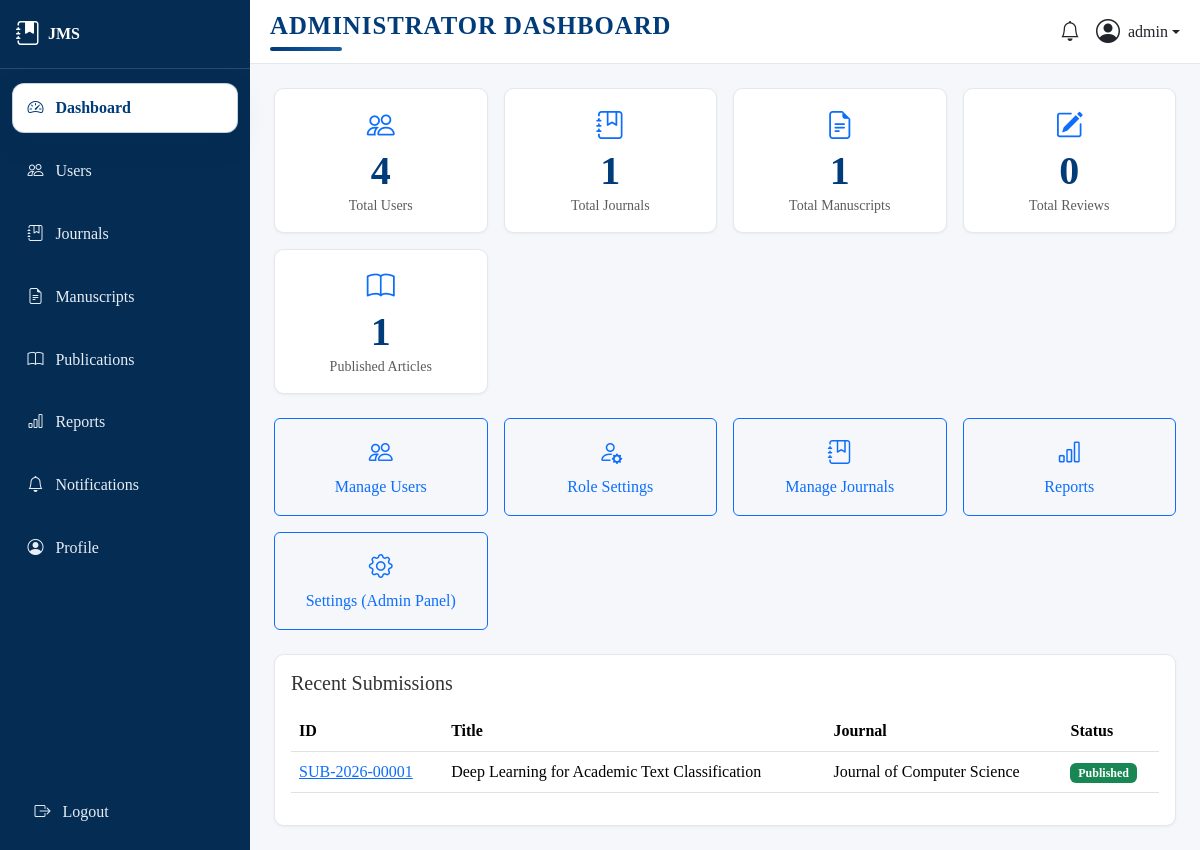
/dashboard/admin/ (signed in), run on the app's committed database.
### journal/models.py (models this page shows, shortened)
class Submission(models.Model):
    STATUS_SUBMITTED = 'submitted'
    STATUS_SCREENING = 'screening'
    STATUS_UNDER_REVIEW = 'under_review'
    STATUS_REVISION_REQUESTED = 'revision_requested'
    STATUS_ACCEPTED = 'accepted'
    STATUS_REJECTED = 'rejected'
    STATUS_PUBLISHED = 'published'
    STATUS_CHOICES = [
        (STATUS_SUBMITTED, 'Submitted'),
        (STATUS_SCREENING, 'Screening'),
        (STATUS_UNDER_REVIEW, 'Under Review'),
        (STATUS_REVISION_REQUESTED, 'Revision Requested'),
        (STATUS_ACCEPTED, 'Accepted'),
        (STATUS_REJECTED, 'Rejected'),
        (STATUS_PUBLISHED, 'Published'),
    ]
    STATUS_BADGE = {
        STATUS_SUBMITTED: 'secondary',
        STATUS_SCREENING: 'info',
        STATUS_UNDER_REVIEW: 'primary',
        STATUS_REVISION_REQUESTED: 'warning',
        STATUS_ACCEPTED: 'success',
        STATUS_REJECTED: 'danger',
        STATUS_PUBLISHED: 'success',
    }
    submission_id = models.CharField(max_length=30, unique=True, blank=True, editable=False)
    journal = models.ForeignKey(Journal, on_delete=models.CASCADE, related_name='submissions')
    issue = models.ForeignKey(
        Issue, on_delete=models.SET_NULL, null=True, blank=True, related_name='articles',
        help_text='Assigned once the article is scheduled for publication',
    )
    title = models.CharField(max_length=300)
    abstract = models.TextField()
    keywords = models.CharField(max_length=300, help_text='Comma-separated keywords')
    subject_area = models.CharField(max_length=150)
    co_authors = models.CharField(
        max_length=500, blank=True,
        help_text='Comma-separated names of co-authors (if any)',
    )
    corresponding_author = models.ForeignKey(
        User, on_delete=models.CASCADE, related_name='submissions',
        limit_choices_to={'profile__role': 'author'},
    )
    manuscript_file = models.FileField(upload_to='manuscripts/', validators=[validate_manuscript_file])
    version_number = models.PositiveIntegerField(default=1)
    status = models.CharField(max_length=20, choices=STATUS_CHOICES, default=STATUS_SUBMITTED)
    editor_decision_comment = models.TextField(blank=True)
    submission_date = models.DateTimeField(auto_now_add=True)
    updated_at = models.DateTimeField(auto_now=True)
    class Meta:
        ordering = ['-submission_date']

class Journal(models.Model):
    title = models.CharField(max_length=255, unique=True)
    issn = models.CharField('ISSN', max_length=20, blank=True)
    description = models.TextField(blank=True)
    cover_image = models.ImageField(
        upload_to='covers/', blank=True, null=True, validators=[validate_cover_image]
    )
    editor = models.ForeignKey(
        User, on_delete=models.SET_NULL, null=True, blank=True,
        limit_choices_to={'profile__role': 'editor'},
        related_name='journals_edited',
        help_text='Assigned Editor responsible for this journal',
    )
    is_active = models.BooleanField(default=True)
    created_at = models.DateTimeField(auto_now_add=True)
    categories = models.ManyToManyField('JournalCategory', blank=True, related_name='journals')
    class Meta:
        ordering = ['title']

### core/views.py (the view)
# urls.py: path('dashboard/admin/', views.dashboard_admin, name='dashboard_admin'),
@user_passes_test(_role_required(Profile.ROLE_ADMIN), login_url='core:dashboard')
def dashboard_admin(request):
    context = {
        'total_users': User.objects.count(),
        'total_journals': Journal.objects.count(),
        'total_manuscripts': Submission.objects.count(),
        'total_reviews': Review.objects.count(),
        'published_articles': Submission.objects.filter(status=Submission.STATUS_PUBLISHED).count(),
        'recent_submissions': Submission.objects.select_related('journal')[:5],
    }
    return render(request, 'core/dashboard_admin.html', context)

### core/context_processors.py (called while the page is built)
def sidebar_context(request):
    role = None
    unread_notifications = 0
    if request.user.is_authenticated and hasattr(request.user, 'profile'):
        role = request.user.profile.role
        unread_notifications = request.user.notifications.filter(is_read=False).count()
    return {
        'current_role': role,
        'unread_notifications': unread_notifications,
    }

### core/templatetags/core_extras.py (called while the page is built)
@register.filter
def status_badge(status_code):
    mapping = {
        'submitted': 'secondary',
        'screening': 'info',
        'under_review': 'primary',
        'revision_requested': 'warning',
        'accepted': 'success',
        'rejected': 'danger',
        'published': 'success',
        'pending': 'secondary',
        'declined': 'danger',
        'completed': 'success',
    }
    return mapping.get(status_code, 'secondary')

### core/views.py (called while the page is built)
def _role_required(role):
    def check(user):
        return user.is_authenticated and hasattr(user, 'profile') and user.profile.role == role
    return check

### templates/core/dashboard_admin.html (shortened to what this page needs)
{% extends 'base.html' %}
{% load core_extras %}
{% block page_title %}Administrator Dashboard{% endblock %}
{% block content %}
<div class="row g-3 mb-4">
  <div class="col-6 col-md-3">
    <div class="jms-card jms-stat-card p-3 text-center">
      <i class="bi bi-people fs-3 text-primary"></i>
      <div class="display-6">{{ total_users }}</div>
      <div class="text-muted small">Total Users</div>
    </div>
  </div>
  <div class="col-6 col-md-3">
    <div class="jms-card jms-stat-card p-3 text-center">
      <i class="bi bi-journal-bookmark fs-3 text-primary"></i>
      <div class="display-6">{{ total_journals }}</div>
      <div class="text-muted small">Total Journals</div>
    </div>
  </div>
  <div class="col-6 col-md-3">
    <div class="jms-card jms-stat-card p-3 text-center">
      <i class="bi bi-file-earmark-text fs-3 text-primary"></i>
      <div class="display-6">{{ total_manuscripts }}</div>
      <div class="text-muted small">Total Manuscripts</div>
    </div>
  </div>
  <div class="col-6 col-md-3">
    <div class="jms-card jms-stat-card p-3 text-center">
      <i class="bi bi-pencil-square fs-3 text-primary"></i>
      <div class="display-6">{{ total_reviews }}</div>
      <div class="text-muted small">Total Reviews</div>
    </div>
  </div>
  <div class="col-6 col-md-3">
    <div class="jms-card jms-stat-card p-3 text-center">
      <i class="bi bi-book fs-3 text-primary"></i>
      <div class="display-6">{{ published_articles }}</div>
      <div class="text-muted small">Published Articles</div>
    </div>
  </div>
</div>
<div class="row g-3 mb-4">
  <div class="col-md-3">
    <a href="{% url 'accounts:user_list' %}" class="btn btn-outline-primary w-100 py-3"><i class="bi bi-people d-block fs-4 mb-1"></i> Manage Users</a>
  </div>
  <div class="col-md-3">
    <a href="{% url 'accounts:role_settings' %}" class="btn btn-outline-primary w-100 py-3"><i class="bi bi-person-gear d-block fs-4 mb-1"></i> Role Settings</a>
  </div>
  <div class="col-md-3">
    <a href="{% url 'journal:journal_manage_list' %}" class="btn btn-outline-primary w-100 py-3"><i class="bi bi-journal-bookmark d-block fs-4 mb-1"></i> Manage Journals</a>
  </div>
  <div class="col-md-3">
    <a href="{% url 'core:reports' %}" class="btn btn-outline-primary w-100 py-3"><i class="bi bi-bar-chart d-block fs-4 mb-1"></i> Reports</a>
  </div>
  <div class="col-md-3">
    <a href="/admin/" class="btn btn-outline-primary w-100 py-3"><i class="bi bi-gear d-block fs-4 mb-1"></i> Settings (Admin Panel)</a>
  </div>
</div>
<div class="jms-card p-3">
  <h5 class="mb-3">Recent Submissions</h5>
  <div class="table-responsive">
    <table class="table table-hover align-middle">
      <thead><tr><th>ID</th><th>Title</th><th>Journal</th><th>Status</th></tr></thead>
      <tbody>
        {% for s in recent_submissions %}
          <tr>
            <td><a href="{% url 'journal:submission_detail' s.pk %}">{{ s.submission_id }}</a></td>
            <td>{{ s.title|truncatechars:50 }}</td>
            <td>{{ s.journal.title }}</td>
            <td><span class="badge bg-{{ s.status|status_badge }}">{{ s.get_status_display }}</span></td>
          </tr>
        {% empty %}
          <tr><td colspan="4" class="text-center text-muted">No submissions yet.</td></tr>
        {% endfor %}
      </tbody>
    </table>
  </div>
</div>
{% endblock %}

### templates/base.html (shortened to what this page needs)
{% load static %}
<!DOCTYPE html>
<html lang="en">
<head>
  <link href="https://cdn.jsdelivr.net/npm/bootstrap@5.3.3/dist/css/bootstrap.min.css" rel="stylesheet">
  <link rel="stylesheet" href="https://cdn.jsdelivr.net/npm/bootstrap-icons@1.11.3/font/bootstrap-icons.css">
  <link rel="stylesheet" href="{% static 'css/custom.css' %}">
</head>
<body class="d-flex flex-column min-vh-100">
{% if user.is_authenticated %}
  <div class="d-flex flex-grow-1">
    {% include 'includes/sidebar.html' %}
    <div class="flex-grow-1 d-flex flex-column" style="min-width: 0;">
      <header class="jms-topbar d-flex justify-content-between align-items-center">
        <div class="d-flex align-items-center">
          <h5 class="mb-0 fw-bold dashboard-heading">
            {% block page_title %}{{ page_title|default:"Dashboard" }}{% endblock %}
          </h5>
        </div>
        <div class="d-flex align-items-center gap-3">
          <a href="{% url 'core:notifications' %}" class="position-relative text-dark text-decoration-none" title="Notifications">
            <i class="bi bi-bell fs-5"></i>
          </a>
          <div class="dropdown">
            <a class="d-flex align-items-center text-dark text-decoration-none dropdown-toggle" href="#" role="button" data-bs-toggle="dropdown">
              {% if user.profile.photo %}
                <img src="{{ user.profile.photo.url }}" class="rounded-circle me-2" width="32" height="32" style="object-fit:cover;">
              {% else %}
                <i class="bi bi-person-circle fs-4 me-2"></i>
              {% endif %}
              <span class="d-none d-md-inline">{{ user.get_full_name|default:user.username }}</span>
            </a>
          </div>
        </div>
      </header>
      <main class="p-3 p-md-4 flex-grow-1">
{% endif %}
        {% block content %}{% endblock %}
{% if user.is_authenticated %}
      </main>
    </div>
  </div>
{% else %}
  </main>
  {% include 'includes/footer.html' with show_logout=True %}
{% endif %}
</body>
</html>

### static/css/custom.css (style rules this page uses)
:root { --jms-primary: #003B7A; --jms-primary-light: #1a5fa3; --jms-sidebar-bg: #052c52; --jms-sidebar-hover: #0a4e8f; --jms-bg: #f5f7fa; --jms-card-bg: #ffffff; --jms-text: #333333; --jms-border-radius: 0.6rem; }
body { background-color: var(--jms-bg); color: var(--jms-text); font-family: Georgia, 'Times New Roman', Times, serif; min-height: 100vh; display: flex; flex-direction: column; }
body > .d-flex, body > .container, body > main { width: 100%; }
.jms-topbar { background-color: #ffffff; border-bottom: 1px solid #e3e8ee; padding: 0.75rem 1.25rem; }
.dashboard-heading { font-size: 1.55rem; letter-spacing: 0.04em; text-transform: uppercase; color: var(--jms-primary); line-height: 1.1; }
.dashboard-heading::after { content: ""; display: block; width: 72px; height: 4px; margin-top: 0.5rem; border-radius: 999px; background: linear-gradient(90deg, var(--jms-primary), var(--jms-primary-light)); }
.jms-card { background-color: var(--jms-card-bg); border-radius: var(--jms-border-radius); border: 1px solid #e3e8ee; box-shadow: 0 1px 3px rgba(0,0,0,0.05); }
.jms-stat-card .display-6 { color: var(--jms-primary); font-weight: 700; }

### data on the page
Submission: submission_id "SUB-2026-00001", title "Deep Learning for Academic Text Classification", journal "Journal of Computer Science", status "Published"

### other printed values
{{ user.get_full_name|default:user.username }} "admin"
{{ total_users }} "4"
{{ total_journals }} "1"
{{ total_manuscripts }} "1"
{{ total_reviews }} "0"
{{ published_articles }} "1"
